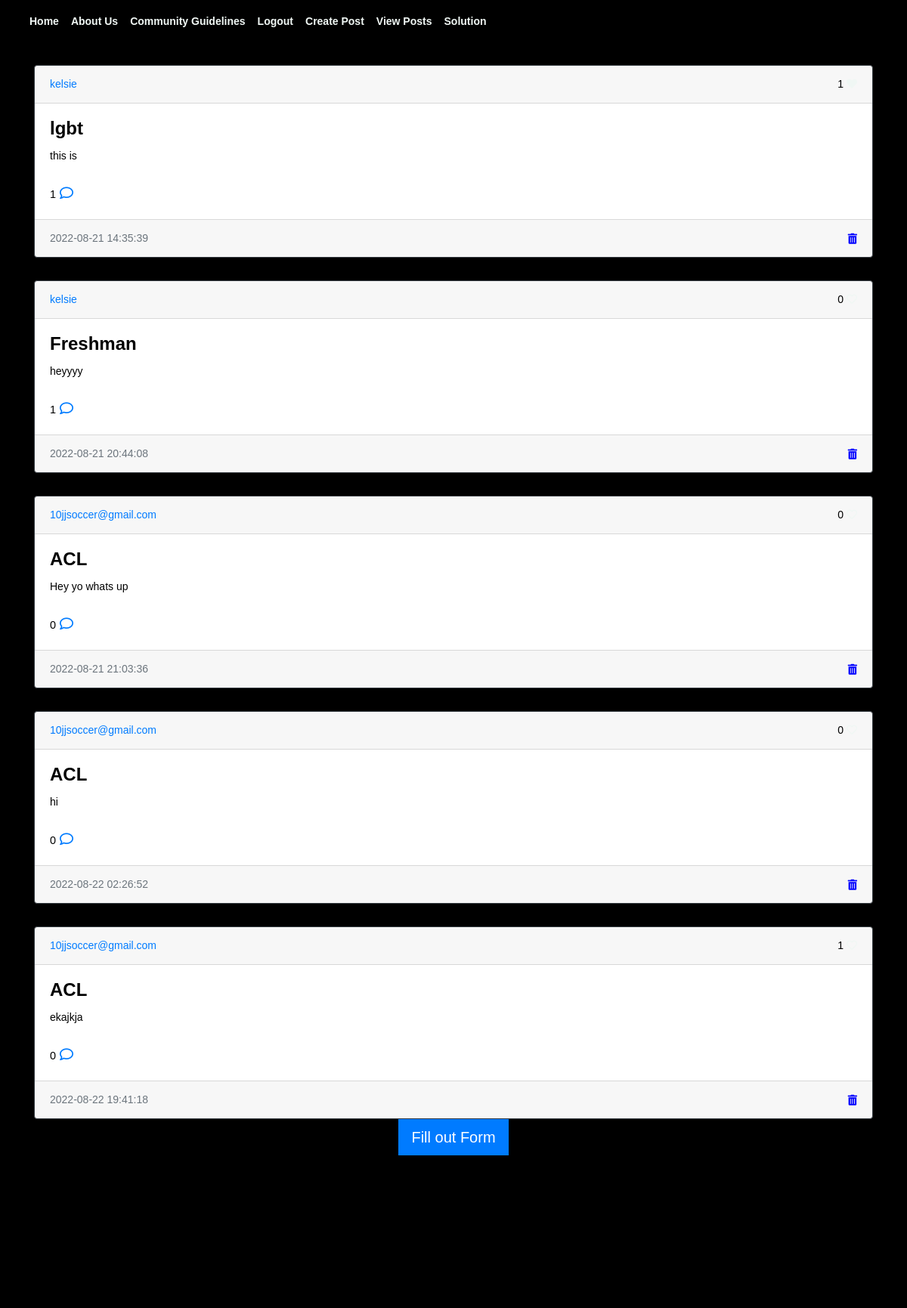
Before: /view_posts/ (signed in, upper part) with the older database file.
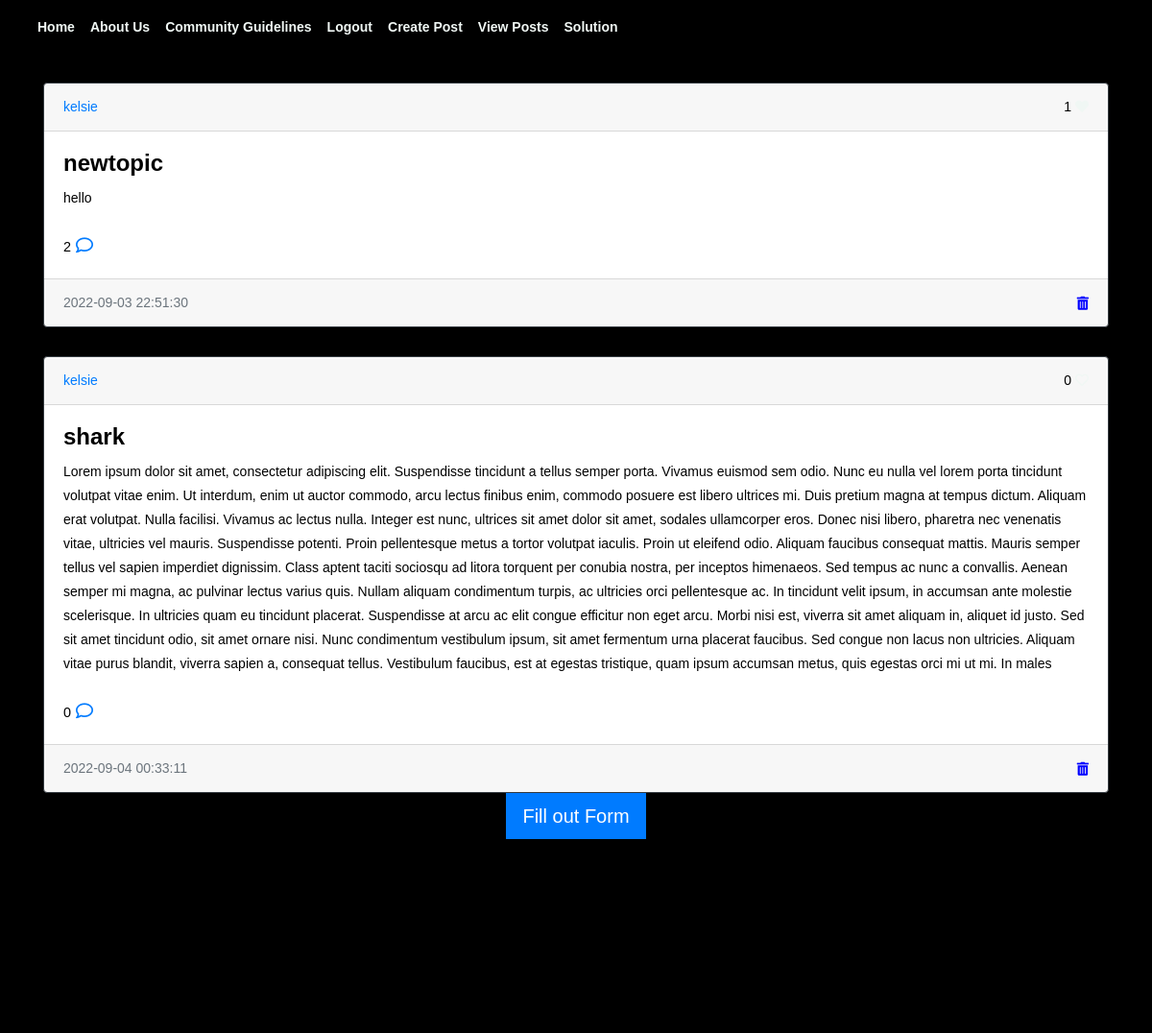
After: the same page with the newer database file.
### website/models.py (models this page shows)
class Post(db.Model):
    id = db.Column(db.Integer, primary_key=True)
    text = db.Column(db.Text, nullable=False)
    categ = db.Column(db.Text, nullable=True)
    browser = db.Column(db.Text, nullable=True)
    date_created = db.Column(db.DateTime(timezone=True), default=func.now())
    author = db.Column(db.Integer, db.ForeignKey('user.id', ondelete="CASCADE"), nullable=False)
    comments = db.relationship('Comment', backref='post', passive_deletes=True)
    likes = db.relationship('Like', backref='post', passive_deletes=True)

class User(db.Model, UserMixin):
    id = db.Column(db.Integer, primary_key=True)
    email = db.Column(db.String(150), unique=True)
    username = db.Column(db.String(150), unique=True)
    password = db.Column(db.String(150))
    date_created = db.Column(db.DateTime(timezone=True), default=func.now())
    posts = db.relationship('Post', backref='user', passive_deletes=True)
    comments = db.relationship('Comment', backref='user', passive_deletes=True)
    likes = db.relationship('Like', backref='user', passive_deletes=True)

### website/views.py (the view)
@views.route("/view_posts/", methods = ["GET"])
@login_required
def view_posts():
    posts = Post.query.all()
    return render_template("view_posts.html", user=current_user, posts=posts)

### website/__init__.py (called while the page is built)
def create_app():
    app = Flask(__name__)
    app.config['SECRET_KEY'] = "helloworld"
    app.config['SQLALCHEMY_DATABASE_URI'] = f'sqlite:///{DB_NAME}'
    app.config['RECAPTCHA_PUBLIC_KEY'] = '6Lf2mcMhAAAAAHPekK8_exQ5enP1db6kYKlevRyb'
    app.config['RECAPTCHA_PRIVATE_KEY'] = '6Lf2mcMhAAAAALsvyxebf4_d8gSHDE5ZkYa3hNpo'
    db.init_app(app)
    from .views import views
    from .auth import auth
    app.register_blueprint(views, url_prefix="/")
    app.register_blueprint(auth, url_prefix="/")
    from .models import User, Post, Comment, Like
    create_database(app)
    login_manager = LoginManager()
    login_manager.login_view = "auth.login"
    login_manager.init_app(app)
    @login_manager.user_loader
    def load_user(id):
        return User.query.get(int(id))
    return app

### website/templates/view_posts.html (shortened to what this page needs)
{% extends "posts_div.html" %} {% block title %}View Posts
    <link rel="stylesheet" href="{{ url_for('static', filename='plugins/bootstrap/bootstrap.min.css') }}">
    <link rel="stylesheet" href="{{ url_for('static', filename='plugins/owl-carousel/owl.carousel.css') }}">
    <link rel="stylesheet" href="{{ url_for('static', filename='plugins/magnific-popup/magnific-popup.css') }}">
    <link rel="stylesheet" href="{{ url_for('static', filename='styles/style.css') }}">
</head>
{% endblock %}

### website/templates/posts_div.html (shortened to what this page needs)
{% extends "base.html" %} {% block title %}Home{% endblock %} {% block content
%}
<head>
    <link rel="stylesheet" href="https://use.fontawesome.com/releases/v5.6.3/css/all.css">
</head>
<h1 align="center">{% block header %}Posts{% endblock %}</h1>
<div id="posts">
    {% for post in posts %}
    <div class="card border-dark">
        <div class="card-header d-flex justify-content-between align-items-center">
            <a href="/posts/{{post.user.username}}">{{post.user.username}}</a>
            <div>
                                <link rel="stylesheet" href="https://use.fontawesome.com/releases/v5.13.0/css/all.css">
                <span id="likes-count-{{post.id}}">
        {{ post.likes|length }}</span>
                {% if user.id in post.likes|map(attribute="author")|list %}
                <a
                        class="fas fa-heart"
                        id="like-button-{{post.id}}"
                        onclick="like({{post.id}})"
                ></a>
                {% else %}
                <a
                        class="far fa-heart"
                        id="like-button-{{post.id}}"
                        onclick="like({{post.id}})"
                ></a>
                {% endif %}
            </div>
        </div>
        <div class="card-body">
            <div class="card-title">{{post.browser}}</div>
            <div class="card-text">{{post.text}}</div>
            <br/>
            <p class="card-text">
                {% if post.comments|length >= 0 %}
                    <small>{{post.comments|length}}</small>
                <a data-bs-toggle="collapse""
                        class="fa-regular fa-comment"
                        href="#comments-{{post.id}}"
                ></a>
                {% else %}
                <small class="text-muted"> No Comments</small>
                {% endif %}
            </p>
        </div>
        <div class="card-footer text-muted">
            {{post.date_created}}
                    <a style="color:blue;"
                        class="fas fa-trash-can"
                        href="/delete-post/{{post.id}}"
                ></a>
        </div>
    </div>
        {% endfor %}
    {% block footer %}
    <div align="center">
        <a href="/create-post">
            <button type="button" class="btn btn-primary btn-lg">
                Fill out Form
            </button>
        </a>
    </div>
</div>
{% endblock %} {% endblock %}

Changed rows visible on the page:
removed Post: user.username "10jjsoccer@gmail.com", likes|length "0", browser "ACL", text "Hey yo whats up", comments|length "0", date_created "2022-08-21 21:03:36"
removed Post: user.username "10jjsoccer@gmail.com", likes|length "0", browser "ACL", text "hi", comments|length "0", date_created "2022-08-22 02:26:52"
removed Post: user.username "10jjsoccer@gmail.com", likes|length "1", browser "ACL", text "ekajkja", comments|length "0", date_created "2022-08-22 19:41:18"
changed Post: browser "lgbt" → "newtopic"; text "this is" → "hello"; comments|length "1" → "2"; date_created "2022-08-21 14:35:39" → "2022-09-03 22:51:30"
changed Post: browser "Freshman" → "shark"; text "heyyyy" → "Lorem ipsum dolor sit amet, consectetur adipiscing elit. Suspendisse tincidunt a tellus semper porta. Vivamus euismod sem odio. Nunc eu nulla vel lorem porta tincidunt volutpat vitae enim. Ut interdum, enim ut auctor commodo, arcu lectus finibus enim, commodo posuere est libero ultrices mi. Duis pretium magna at tempus dictum. Aliquam erat volutpat. Nulla facilisi. Vivamus ac lectus nulla. Integer est nunc, ultrices sit amet dolor sit amet, sodales ullamcorper eros. Donec nisi libero, pharetra nec venenatis vitae, ultricies vel mauris. Suspendisse potenti. Proin pellentesque metus a tortor volutpat iaculis. Proin ut eleifend odio. Aliquam faucibus consequat mattis. Mauris semper tellus vel…"; comments|length "1" → "0"; date_created "2022-08-21 20:44:08" → "2022-09-04 00:33:11"
